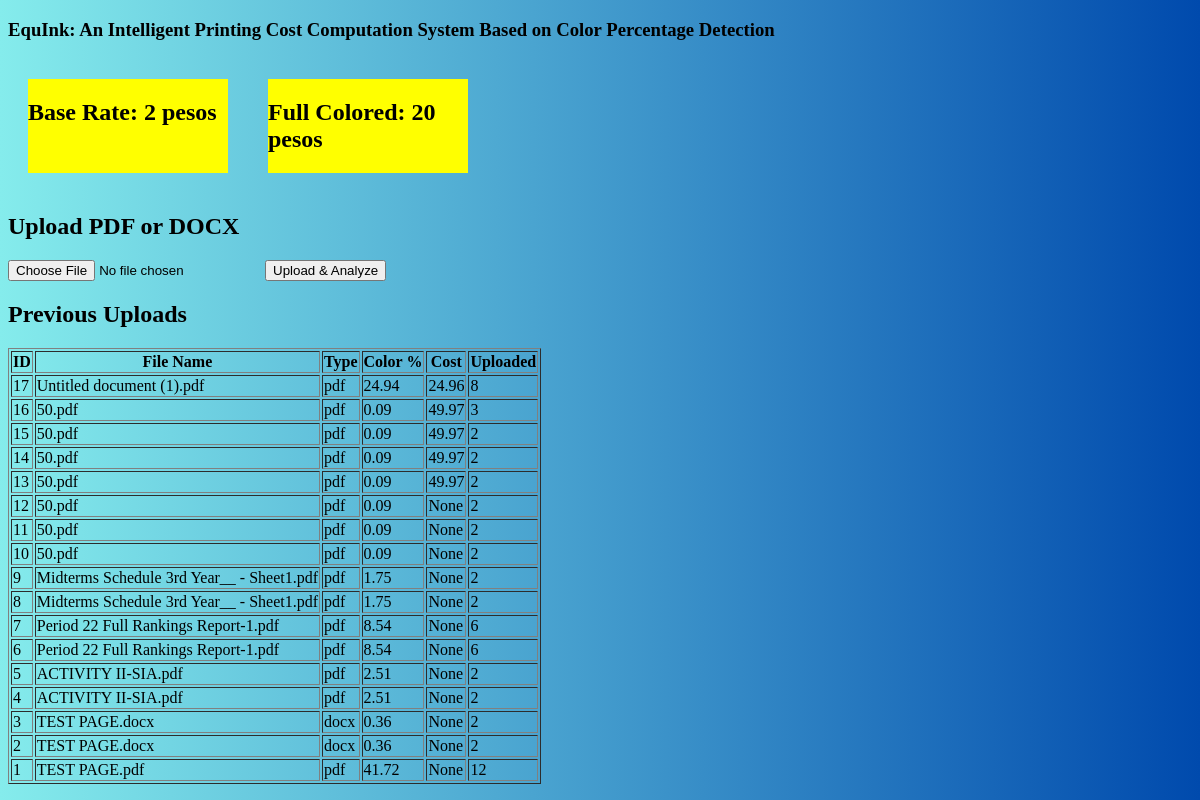
The page / on the database its author committed.
### tables this page shows
CREATE TABLE "uploads" (
	"id"	INTEGER,
	"file_name"	TEXT,
	"file_type"	TEXT,
	"color"	REAL,
	"cost"	INTEGER,
	"upload_time"	TIMESTAMP DEFAULT CURRENT_TIMESTAMP,
	"blk"	REAL,
	PRIMARY KEY("id" AUTOINCREMENT)
);

### index.py (the view)
@app.route("/", methods=["GET"])
def index():
    history = get_upload_history()
    return render_template("index.html", history=history)

### database.py (called while the page is built)
def get_upload_history():
    conn = sqlite3.connect(DB_PATH)
    c = conn.cursor()
    c.execute('''
        SELECT id, file_name, file_type, color, blk, cost, upload_time
        FROM uploads
        ORDER BY upload_time DESC
    ''')
    rows = c.fetchall()
    conn.close()
    return rows

### templates/index.html (shortened to what this page needs)
<!DOCTYPE html>
<html>
<head>
</head>
<body>
    <h3>EquInk: An Intelligent Printing Cost Computation System Based on Color Percentage Detection</h3>
    <div id="price-rate">
        <div>
             <h2>Base Rate: 2 pesos</h2>
        </div>
        <div>
            <h2>Full Colored: 20 pesos</h2>
        </div>
    </div>
<h2>Upload PDF or DOCX</h2>
<form action="/upload" method="post" enctype="multipart/form-data">
    <input type="file" name="file" accept=".pdf,.docx" required>
    <button type="submit">Upload & Analyze</button>
</form>
<h2>Previous Uploads</h2>
{% if history %}
  <table border="1">
    <tr>
      <th>ID</th>
      <th>File Name</th>
      <th>Type</th>
      <th>Color %</th>
      <th>Cost</th>
      <th>Uploaded</th>
    </tr>
    {% for row in history %}
    <tr>
      <td>{{ row[0] }}</td>
      <td>{{ row[1] }}</td>
      <td>{{ row[2] }}</td>
      <td>{{ row[3] }}</td>
      <td>{{ row[4] }}</td>
      <td>{{ row[5] }}</td>
    </tr>
    {% endfor %}
  </table>
{% endif %}
</body>
</html>

### templates/index.html (style rules this page uses)
body { background-image: linear-gradient(to right, #85ecec, #004aad); }
#price-rate { display: flex; flex-direction: row; }
#price-rate div { background-color: yellow; margin: 20px; width: 200px; }

### rows shown on the page
uploads: id "17", file_name "Untitled document (1).pdf", file_type "pdf", color "24.94", blk "24.96", cost "8"
uploads: id "16", file_name "50.pdf", file_type "pdf", color "0.09", blk "49.97", cost "3"
uploads: id "15", file_name "50.pdf", file_type "pdf", color "0.09", blk "49.97", cost "2"
uploads: id "14", file_name "50.pdf", file_type "pdf", color "0.09", blk "49.97", cost "2"
uploads: id "13", file_name "50.pdf", file_type "pdf", color "0.09", blk "49.97", cost "2"
uploads: id "12", file_name "50.pdf", file_type "pdf", color "0.09", row "None", cost "2"
uploads: id "11", file_name "50.pdf", file_type "pdf", color "0.09", row "None", cost "2"
uploads: id "10", file_name "50.pdf", file_type "pdf", color "0.09", row "None", cost "2"
uploads: id "9", file_name "Midterms Schedule 3rd Year__ - Sheet1.pdf", file_type "pdf", color "1.75", row "None", cost "2"
uploads: id "8", file_name "Midterms Schedule 3rd Year__ - Sheet1.pdf", file_type "pdf", color "1.75", row "None", cost "2"
uploads: id "7", file_name "Period 22 Full Rankings Report-1.pdf", file_type "pdf", color "8.54", row "None", cost "6"
uploads: id "6", file_name "Period 22 Full Rankings Report-1.pdf", file_type "pdf", color "8.54", row "None", cost "6"
uploads: id "5", file_name "ACTIVITY II-SIA.pdf", file_type "pdf", color "2.51", row "None", cost "2"
uploads: id "4", file_name "ACTIVITY II-SIA.pdf", file_type "pdf", color "2.51", row "None", cost "2"
uploads: id "3", file_name "TEST PAGE.docx", file_type "docx", color "0.36", row "None", cost "2"
uploads: id "2", file_name "TEST PAGE.docx", file_type "docx", color "0.36", row "None", cost "2"
uploads: id "1", file_name "TEST PAGE.pdf", file_type "pdf", color "41.72", row "None", cost "12"
